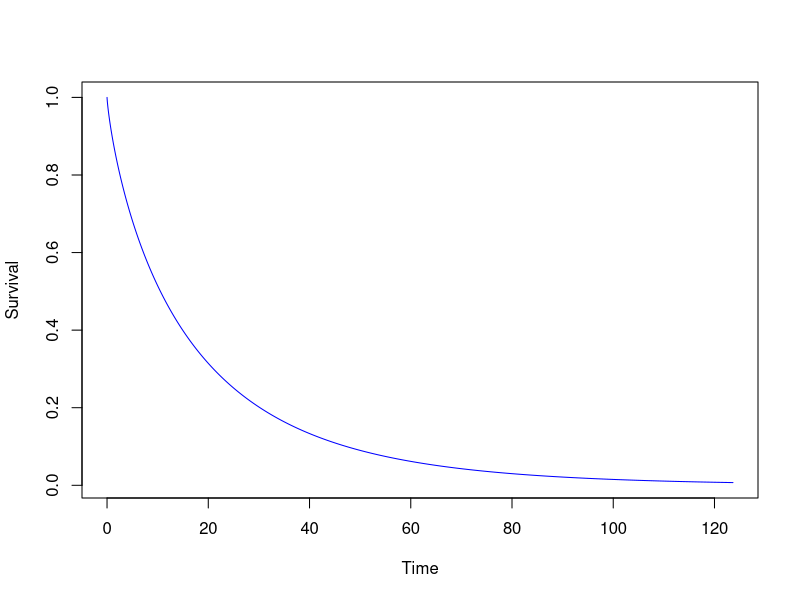
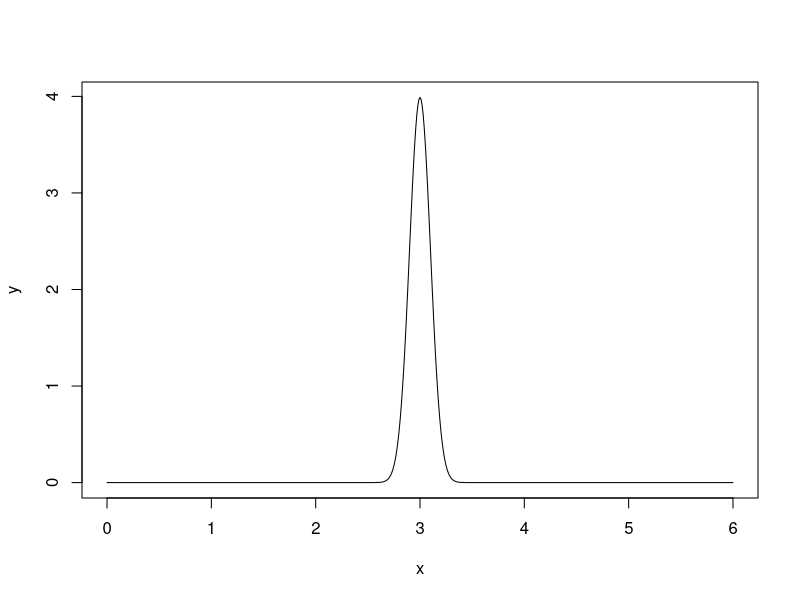
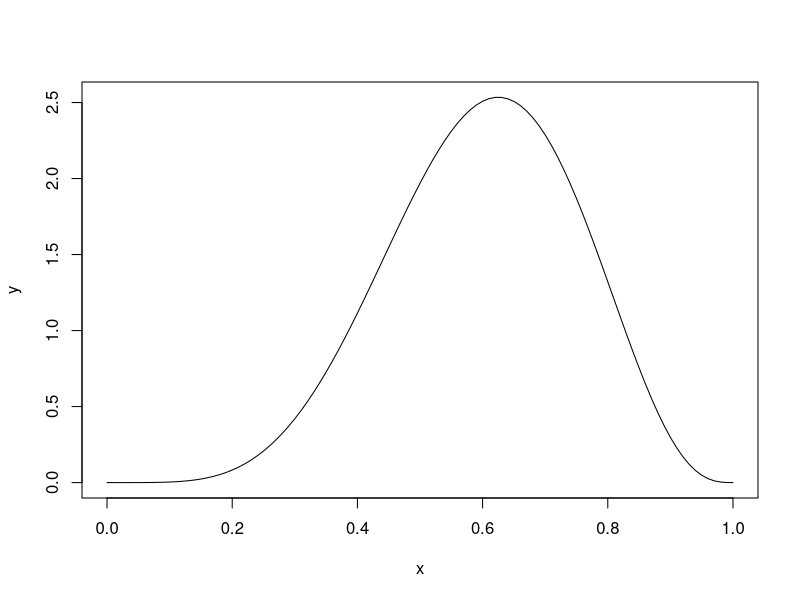
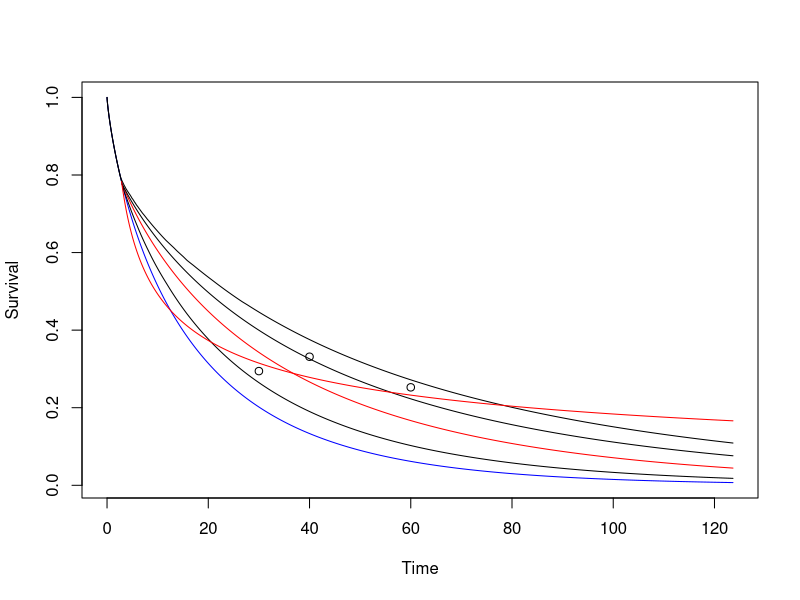

Reproduce these figures in R, in order. (Note: this script raises an error after producing the figures.)

library(nleqslv)
library(survival)
#Need to look at what we actually need to compute assurance??
#We are sampling from the control and treatment curves
#But maybe we only need number of events that occur (or do not occur) by the time-point that the assurance is going to take place>

#We could compute assurance in the way that we have done previously
#Then find a 'quicker' way by just estimating the number of events


#We assume the control is lambda2 = 0.06, gamma2 = 0.8

lambda2 <- 0.06
gamma2 <- 0.8

controltime <- seq(0, exp((1.527/gamma2)-log(lambda2))*1.1, by=0.01)
controlsurv <- exp(-(lambda2*controltime)^gamma2)
plot(controltime, controlsurv, type="l", col="blue", ylab="Survival", xlab = "Time")

#We assume T comes from a Normal(3, 0.01) dist

x <- seq(0, 6, by=0.01)
y <- dnorm(x, mean = 3, sd = sqrt(0.01))
plot(x, y, type="l")

#We assume HR comes from a Beta(6, 4) dist

x <- seq(0, 1, by=0.01)
y <- dbeta(x, 6, 4)
plot(x, y, type="l")

#Plot a sampled treatment curve

bigT <- rnorm(1, 3, sd = sqrt(0.01))
HR <- rbeta(1, 6, 4)
lambda1 <- exp((log(HR)/gamma2)+log(lambda2))
gamma1 <- gamma2

treatmenttime <- seq(bigT, exp((1.527/gamma2)-log(lambda2))*1.1, by=0.01)
treatmentsurv <- exp(-(lambda2*bigT)^gamma2 - lambda1^gamma1*(treatmenttime^gamma1-bigT^gamma1))

lines(treatmenttime, treatmentsurv, col="red")

#Calculate assurance the way we have been doing
#Firstly we assume n1 = 100, n2 = 100
#We assume the trial will be stopped after 40 months
#0 = alive
#1 = dead

n1 <- 100
n2 <- 100
assvec <- rep(NA, 10000)
lambda2 <- 0.06
gamma2 <- 0.8
gamma1 <- gamma2
triallength <-15

for (i in 1:10000){
  bigT <- rnorm(1, 3, sd = sqrt(0.1))
  HR <- rbeta(1, 6, 4)
  lambda1 <- exp((log(HR)/gamma2)+log(lambda2))
  CP <- exp(-(lambda2*bigT)^gamma2)[[1]]
  u <- runif(n2)
  
  suppressWarnings(z <- ifelse(u>CP, (1/lambda2)*exp(1/gamma2*log(-log(u))), exp((1/gamma1)*log(1/(lambda1^gamma1)*(-log(u)-(lambda2*bigT)^gamma2+lambda1^gamma1*bigT*gamma1)))))
  
  dataCombined <- data.frame(Time = c(rweibull(n1, gamma2, 1/lambda2), z), Group = c(rep("Control", n1), rep("Treatment", n2)), 
                             Cens = rep(1, n1+n2))
  
  dataCombined$Cens <-  dataCombined$Time < triallength
  dataCombined$Cens <- dataCombined$Cens*1
  test <- survdiff(Surv(Time, Cens)~Group, data = dataCombined)
  pvalue <- 1-pchisq(test$chisq, 1)
  assvec[i] <-pvalue< 0.05
}

mean(assvec)

# 'True' assurance is 0.591

#Can we replicate this by just looking at the survival probabilities?

#We can calculate how many patients we expect to be alive after 40 months in the control group fairly easily





#Have the same process for elicitation but see whether we can make assurance more flexible by allowing gamma1 to vary in the confidence intervals
bigT <- rnorm(1, 3, sd = sqrt(0.1))
HR <- rbeta(1, 6, 4)
lambda1 <- exp((log(HR)/gamma2)+log(lambda2))

lambda2 <- 0.06
gamma2 <- 0.8

bigTMedian <- qnorm(0.5, 3, sqrt(0.1))
HRMedian <- qbeta(0.5, 6, 4)
lambda1Median <- exp((log(HRMedian)/gamma2)+log(lambda2))

controltime <- seq(0, exp((1.527/gamma2)-log(lambda2))*1.1, by=0.01)
controlsurv <- exp(-(lambda2*controltime)^gamma2)
plot(controltime, controlsurv, type="l", col="blue", ylab="Survival", xlab = "Time")

gamma1 <- gamma2

treatmenttime <- seq(bigTMedian, exp((1.527/gamma2)-log(lambda2))*1.1, by=0.01)
treatmentsurv <- exp(-(lambda2*bigTMedian)^gamma2 - lambda1Median^gamma1*(treatmenttime^gamma1-bigTMedian^gamma1))

lines(treatmenttime, treatmentsurv, col="red")


##Drawing sim curves
gamma1 <- gamma2

bigTVec <- rnorm(500, 3, sd = sqrt(0.1))
HRVec <- rbeta(500, 6, 4)

time <- seq(0, exp((1.527/gamma2)-log(lambda2))*1.1, by=0.01)
SimMatrix <- matrix(NA, nrow = 500, ncol=length(time))

for (i in 1:500){
  bigT <- bigTVec[i]
  HR <- HRVec[i]
  lambda1 <- exp((log(HR)/gamma2)+log(lambda2))
  
  controltime <- seq(0, bigT, by=0.01)
  controlsurv <- exp(-(lambda2*controltime)^gamma2)
  
  treatmenttime <- seq(bigT, exp((1.527/gamma2)-log(lambda2))*1.1, by=0.01)
  treatmentsurv <- exp(-(lambda2*bigT)^gamma2 - lambda1^gamma1*(treatmenttime^gamma1-bigT^gamma1))
  
  timecombined <- c(controltime, treatmenttime)[1:length(time)]
  survcombined <- c(controlsurv, treatmentsurv)[1:length(time)]
  
  
  SimMatrix[i,] <- survcombined
  
}

lowerbound <- rep(NA, length(time))
upperbound <- rep(NA, length(time))
for (j in 1:length(time)){
  lowerbound[j] <- quantile(SimMatrix[,j], 0.1)
  upperbound[j] <- quantile(SimMatrix[,j], 0.9)
}

lines(time, lowerbound)
lines(time, upperbound)

#Now sample a random y axis from time = 40? For example

timechosen <- 40

#hist(SimMatrix[,which(time==timechosen)], breaks = 50, xlim=c(0,0.8))

sampledpoint <- sample(SimMatrix[,which(time==timechosen)], 1)

bigT <- rnorm(1, 3, sd = sqrt(0.1))

sampledlambda1 <- exp((1/gamma1)*(log((-log(sampledpoint) - (lambda2*bigT)^gamma2)/(timechosen^gamma1-bigT^gamma1))))

points(timechosen, sampledpoint)

treatmenttime <- seq(3, exp((1.527/gamma2)-log(lambda2))*1.1, by=0.01)
treatmentsurv <- exp(-(lambda2*3)^gamma2 - sampledlambda1^gamma1*(treatmenttime^gamma1-3^gamma1))
lines(treatmenttime, treatmentsurv)

#Now we sample two time points, at time = 30 and time  = 60

timechosen1 <- 30
timechosen2 <- 60

sampledpoint1 <- sample(SimMatrix[,which(time==timechosen1)], 1)
sampledpoint2 <- sample(SimMatrix[,which(time==timechosen2)], 1)

points(timechosen1, sampledpoint1)
points(timechosen2, sampledpoint2)

bigT <- rnorm(1, 3, sd = sqrt(0.1))

dslnex <- function(x) {
  y <- numeric(2)
  y[1] <- exp(-(lambda2*bigT)^gamma2-x[1]^x[2]*(timechosen1^x[2]-bigT^x[2])) - sampledpoint1
  y[2] <- exp(-(lambda2*bigT)^gamma2-x[1]^x[2]*(timechosen2^x[2]-bigT^x[2])) - sampledpoint2
  y
}


xstart <- c(0.05,1)

output <- nleqslv(xstart, dslnex, control=list(trace=1,btol=.01,delta="newton"))

treatmenttime <- seq(bigT, exp((1.527/gamma2)-log(lambda2))*1.1, by=0.01)
treatmentsurv <- exp(-(lambda2*bigT)^gamma2 - output$x[1]^output$x[2]*(treatmenttime^output$x[2]-bigT^output$x[2]))

lines(treatmenttime, treatmentsurv, col="red")


#Now time to actually calculate assurance

#We have 5 simulated data sets, calculate assurance in each case

#Firstly we will calculate assurance with not letting gamma1 vary in both elicitation and assurance


inputtedData <- simData1

n1 <- 100
n2 <- 100
assvec <- rep(NA, 100)
controldata <- inputtedData[inputtedData$group=="control",]
weibcontrolfit <- survreg(Surv(time, cens)~1, data = controldata, dist = "weibull")
gamma2 <- as.numeric(exp(-weibcontrolfit$icoef[2]))
lambda2 <- as.numeric(1/(exp(weibcontrolfit$icoef[1])))
gamma1 <- gamma2
triallength <-40

for (i in 1:100){
  bigT <- rnorm(1, 3, sd = sqrt(0.1))
  HR <- rbeta(1, 6, 4)
  lambda1 <- exp((log(HR)/gamma2)+log(lambda2))
  CP <- exp(-(lambda2*bigT)^gamma2)[[1]]
  u <- runif(n2)
  
  suppressWarnings(z <- ifelse(u>CP, (1/lambda2)*exp(1/gamma2*log(-log(u))), exp((1/gamma1)*log(1/(lambda1^gamma1)*(-log(u)-(lambda2*bigT)^gamma2+lambda1^gamma1*bigT*gamma1)))))
  
  dataCombined <- data.frame(Time = c(rweibull(n1, gamma2, 1/lambda2), z), Group = c(rep("Control", n1), rep("Treatment", n2)), 
                             Cens = rep(1, n1+n2))
  
  dataCombined$Cens <-  dataCombined$Time < triallength
  dataCombined$Cens <- dataCombined$Cens*1
  test <- survdiff(Surv(Time, Cens)~Group, data = dataCombined)
  pvalue <- 1-pchisq(test$chisq, 1)
  assvec[i] <-pvalue< 0.05
}

mean(assvec)
